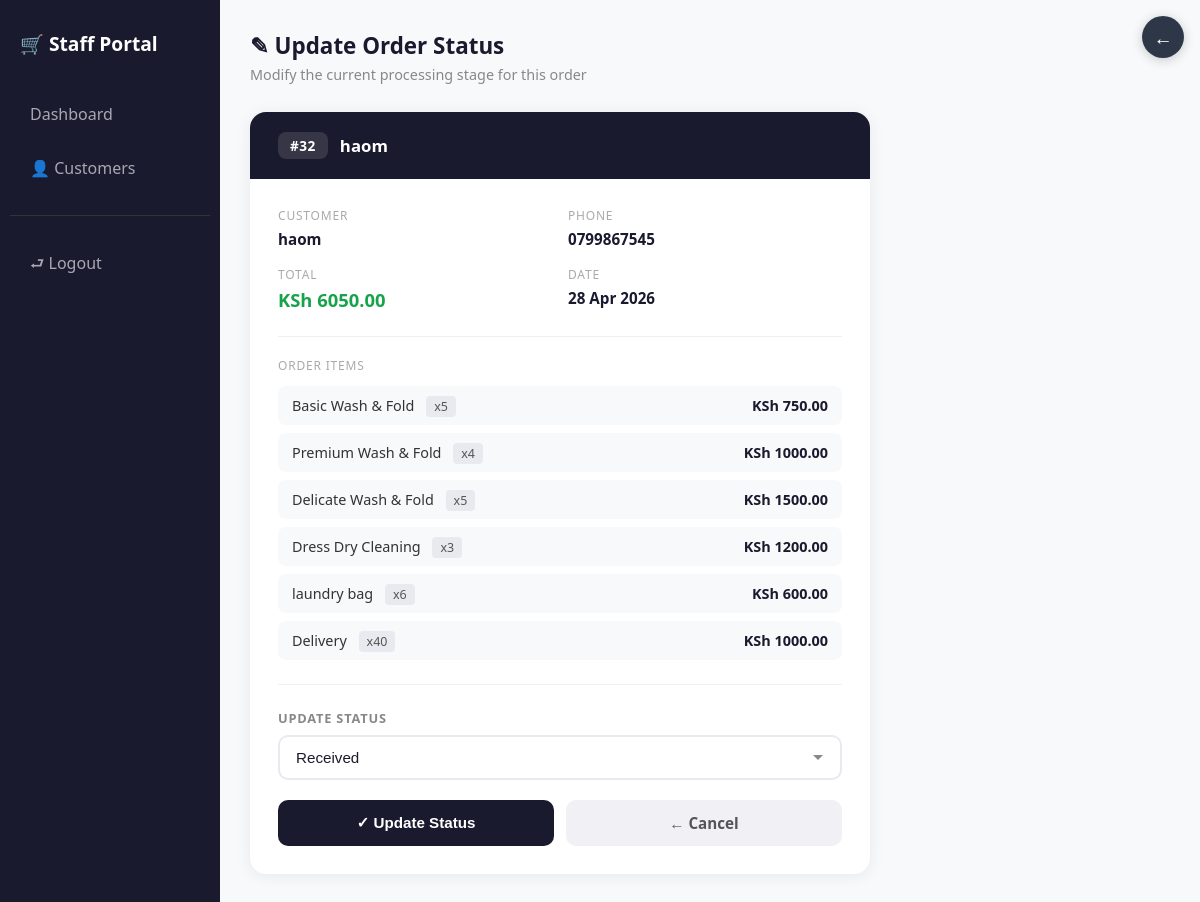
Screenshot of /staff/update/32/ (signed in) with the database file from the repository.
### orders/models.py (models this page shows, shortened)
class Order(models.Model):
    STATUS_CHOICES = (
        ('received', 'Received'),
        ('washing', 'Washing'),
        ('drying', 'Drying'),
        ('ready', 'Ready for Pickup'),
        ('delivered', 'Delivered'),
    )
    customer_name = models.CharField(max_length=100)
    phone_number = models.CharField(max_length=13)
    status = models.CharField(
        max_length=20,
        choices=STATUS_CHOICES,
        default='received'
    )
    created_at = models.DateTimeField(auto_now_add=True)
    def total_price(self):
        total = Decimal('0.00')
        try:
            for item in self.items.select_related('service').all():
                try:
                    total += item.total_price()
                except (InvalidOperation, TypeError, ValueError, Exception):
                    continue
        except Exception:
            return Decimal('0.00')
        return total

class OrderItem(models.Model):
    order = models.ForeignKey(
        Order,
        related_name='items',
        on_delete=models.CASCADE
    )
    service = models.ForeignKey(
        Service,
        on_delete=models.CASCADE
    )
    quantity = models.PositiveIntegerField(default=1)
    price = models.DecimalField(max_digits=20, decimal_places=2, default=0)
    def total_price(self):
        try:
            return Decimal(str(self.service.price)) * self.quantity
        except (InvalidOperation, TypeError, ValueError, AttributeError):
            return Decimal('0.00')

### services/models.py (models this page shows, shortened)
class Service(models.Model):
    name = models.CharField(max_length=100)
    description = models.TextField(default="No description")
    price = models.DecimalField(max_digits=8, decimal_places=2)

### staff/views.py (the view, shortened to what this page needs)
# urls.py: path('update/<int:order_id>/', views.update_order_status, name='update_order'),
@login_required(login_url='staff_login')
def update_order_status(request, order_id):
    order = get_object_or_404(Order, id=order_id)
    return render(request, 'staff/update_order.html', {'order': order})

### staff/templates/staff/update_order.html (shortened to what this page needs)
{% extends 'staff/base.html' %}
{% block content %}
<div class="page-header">
    <h4>&#9998; Update Order Status</h4>
    <p>Modify the current processing stage for this order</p>
</div>
<div class="order-card">
    <div class="order-card-header">
        <span class="order-id">#{{ order.id }}</span>
        <span class="order-title">{{ order.customer_name }}</span>
    </div>
    <div class="order-card-body">
        <div class="info-grid">
            <div class="info-item">
                <label>Customer</label>
                <span>{{ order.customer_name }}</span>
            </div>
            <div class="info-item">
                <label>Phone</label>
                <span>{{ order.phone_number }}</span>
            </div>
            <div class="info-item">
                <label>Total</label>
                <span class="total-amount">KSh {{ order.total_price }}</span>
            </div>
            <div class="info-item">
                <label>Date</label>
                <span>{{ order.created_at|date:"d M Y" }}</span>
            </div>
        </div>
        <hr class="divider">
        <div class="items-section">
            <label>Order Items</label>
            {% for item in order.items.all %}
            <div class="item-row">
                <div>
                    <span class="item-name">{{ item.service.name }}</span>
                    <span class="item-qty">x{{ item.quantity }}</span>
                </div>
                <span class="item-price">KSh {{ item.total_price }}</span>
            </div>
            {% empty %}
            <p style="color:#aaa;font-size:0.9rem;">No items found.</p>
            {% endfor %}
        </div>
        <div class="form-section">
            <form method="POST">
                <label>Update Status</label>
                <select name="status" class="status-select">
                    {% for value, label in order.STATUS_CHOICES %}
                    <option value="{{ value }}" {% if order.status == value %}selected{% endif %}>
                        {{ label }}
                    </option>
                    {% endfor %}
                </select>
                <div class="btn-row">
                    <button type="submit" class="btn-update">&#10003; Update Status</button>
                    <a href="{% url 'staff_dashboard' %}" class="btn-cancel">&#8592; Cancel</a>
                </div>
            </form>
        </div>
    </div>
</div>
{% endblock %}

### staff/templates/staff/base.html (style rules this page uses)
* { margin: 0; padding: 0; box-sizing: border-box; }
body { background-color: #f8f9fa; font-family: 'Segoe UI', Tahoma, Geneva, Verdana, sans-serif; display: flex; min-height: 100vh; }

### staff/templates/staff/update_order.html (style rules this page uses)
.page-header { margin-bottom: 28px; }
.page-header h4 { font-size: 1.4rem; font-weight: 700; color: #1a1a2e; margin-bottom: 4px; }
.page-header p { color: #888; font-size: 0.9rem; }
.order-card { background: #fff; border-radius: 16px; box-shadow: 0 2px 16px rgba(0,0,0,0.07); overflow: hidden; max-width: 620px; }
.order-card-header { background: #1a1a2e; color: #fff; padding: 20px 28px; display: flex; align-items: center; gap: 12px; }
.order-card-header .order-id { background: rgba(255,255,255,0.12); border-radius: 8px; padding: 4px 12px; font-size: 0.85rem; font-weight: 600; letter-spacing: 0.5px; }
.order-card-header .order-title { font-size: 1.05rem; font-weight: 600; }
.order-card-body { padding: 28px; }
.info-grid { display: grid; grid-template-columns: 1fr 1fr; gap: 16px; margin-bottom: 24px; }
.info-item label { display: block; font-size: 0.75rem; text-transform: uppercase; letter-spacing: 0.8px; color: #aaa; margin-bottom: 4px; }
.info-item span { font-size: 0.95rem; font-weight: 600; color: #1a1a2e; }
.info-item .total-amount { font-size: 1.15rem; color: #16a34a; }
.divider { border: none; border-top: 1px solid #f0f0f0; margin: 0 0 20px; }
.items-section label { display: block; font-size: 0.75rem; text-transform: uppercase; letter-spacing: 0.8px; color: #aaa; margin-bottom: 12px; }
.item-row { display: flex; justify-content: space-between; align-items: center; padding: 10px 14px; background: #f8f9fb; border-radius: 8px; margin-bottom: 8px; font-size: 0.9rem; }
.item-row .item-name { color: #333; font-weight: 500; }
.item-row .item-qty { background: #e8eaf0; color: #555; border-radius: 4px; padding: 2px 8px; font-size: 0.78rem; margin-left: 8px; }
.item-row .item-price { color: #1a1a2e; font-weight: 600; }
.form-section { margin-top: 24px; padding-top: 24px; border-top: 1px solid #f0f0f0; }
.form-section label { display: block; font-size: 0.8rem; text-transform: uppercase; letter-spacing: 0.8px; color: #888; margin-bottom: 8px; font-weight: 600; }
.status-select { width: 100%; padding: 12px 16px; border: 2px solid #e8eaf0; border-radius: 10px; font-size: 0.95rem; color: #1a1a2e; background: #fff; appearance: none; background-repeat: no-repeat; background-position: right 16px center; cursor: pointer; transition: border-color 0.2s; }
.btn-row { display: flex; gap: 12px; margin-top: 20px; }
.btn-update { flex: 1; padding: 13px; background: #1a1a2e; color: #fff; border: none; border-radius: 10px; font-size: 0.95rem; font-weight: 600; cursor: pointer; transition: background 0.2s, transform 0.1s; }
.btn-cancel { flex: 1; padding: 13px; background: #f0f0f5; color: #555; border: none; border-radius: 10px; font-size: 0.95rem; font-weight: 600; text-decoration: none; text-align: center; cursor: pointer; transition: background 0.2s; display: flex; align-items: center; justify-content: center; }

### rows the page displays
Order: id "32", customer_name "haom", phone_number "0799867545", total_price "6050.00", created_at "28 Apr 2026", status "Received"
OrderItem: service.name "Basic Wash & Fold", quantity "5", total_price "750.00"
OrderItem: service.name "Premium Wash & Fold", quantity "4", total_price "1000.00"
OrderItem: service.name "Delicate Wash & Fold", quantity "5", total_price "1500.00"
OrderItem: service.name "Dress Dry Cleaning", quantity "3", total_price "1200.00"
OrderItem: service.name "laundry bag", quantity "6", total_price "600.00"
OrderItem: service.name "Delivery", quantity "40", total_price "1000.00"
